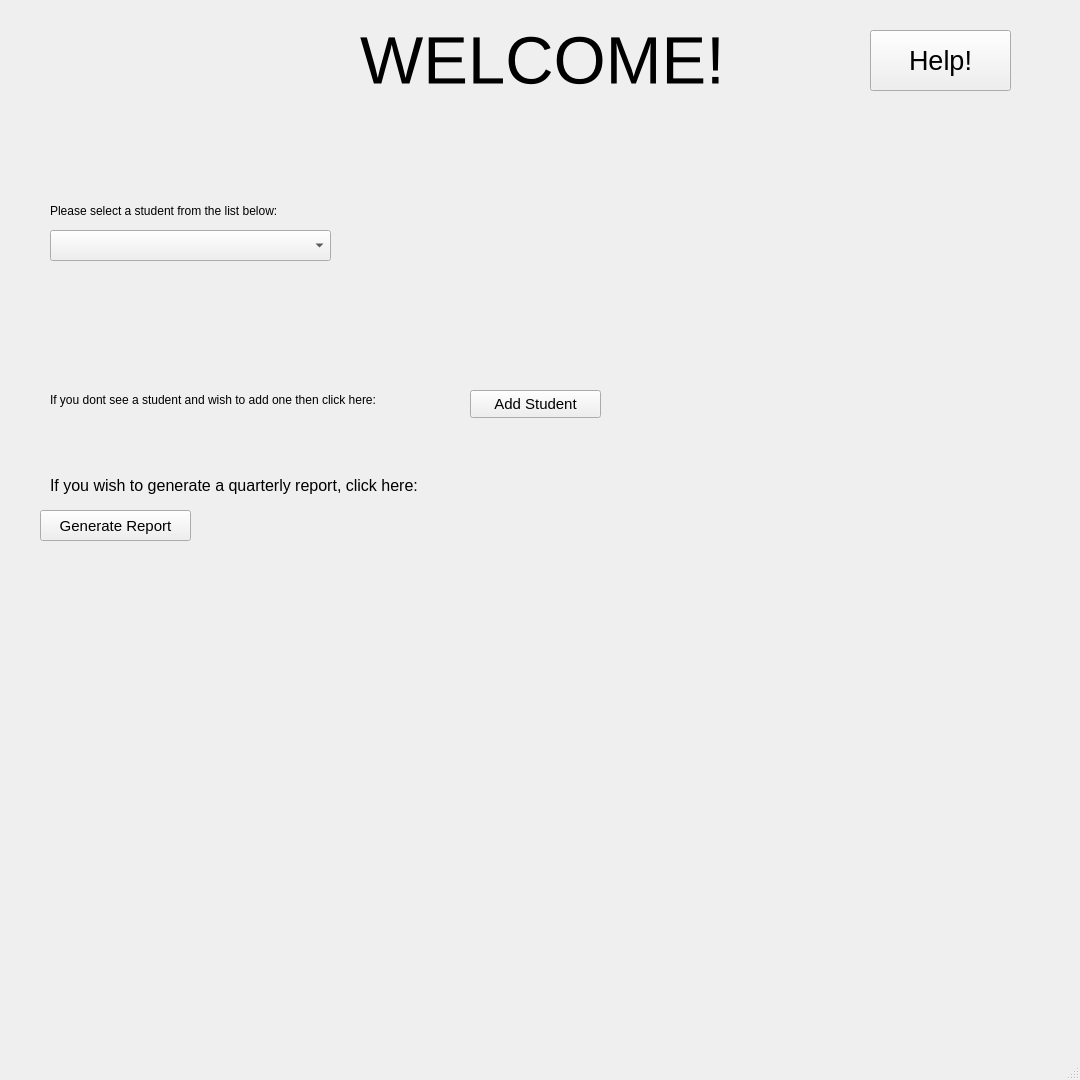
<?xml version="1.0" encoding="UTF-8"?>
<ui version="4.0">
 <class>MainWindow</class>
 <widget class="QMainWindow" name="MainWindow">
  <property name="geometry">
   <rect>
    <x>0</x>
    <y>0</y>
    <width>1080</width>
    <height>1080</height>
   </rect>
  </property>
  <property name="font">
   <font>
    <pointsize>11</pointsize>
   </font>
  </property>
  <property name="windowTitle">
   <string>MainWindow</string>
  </property>
  <widget class="QWidget" name="centralwidget">
   <widget class="QStackedWidget" name="stackedWidget">
    <property name="geometry">
     <rect>
      <x>0</x>
      <y>0</y>
      <width>1081</width>
      <height>1081</height>
     </rect>
    </property>
    <property name="currentIndex">
     <number>0</number>
    </property>
    <widget class="QWidget" name="page">
     <widget class="QLabel" name="label">
      <property name="geometry">
       <rect>
        <x>360</x>
        <y>10</y>
        <width>401</width>
        <height>101</height>
       </rect>
      </property>
      <property name="font">
       <font>
        <pointsize>50</pointsize>
       </font>
      </property>
      <property name="text">
       <string>WELCOME!</string>
      </property>
     </widget>
     <widget class="QPushButton" name="pushButton">
      <property name="geometry">
       <rect>
        <x>870</x>
        <y>30</y>
        <width>141</width>
        <height>61</height>
       </rect>
      </property>
      <property name="font">
       <font>
        <pointsize>20</pointsize>
       </font>
      </property>
      <property name="text">
       <string>Help!</string>
      </property>
     </widget>
     <widget class="QStackedWidget" name="stackedWidget_2">
      <property name="geometry">
       <rect>
        <x>40</x>
        <y>180</y>
        <width>971</width>
        <height>241</height>
       </rect>
      </property>
      <widget class="QWidget" name="page_3">
       <widget class="QLabel" name="label_2">
        <property name="geometry">
         <rect>
          <x>10</x>
          <y>10</y>
          <width>421</width>
          <height>41</height>
         </rect>
        </property>
        <property name="font">
         <font>
          <pointsize>9</pointsize>
         </font>
        </property>
        <property name="text">
         <string>Please select a student from the list below:</string>
        </property>
       </widget>
       <widget class="QComboBox" name="comboBox">
        <property name="geometry">
         <rect>
          <x>10</x>
          <y>50</y>
          <width>281</width>
          <height>31</height>
         </rect>
        </property>
       </widget>
       <widget class="QLabel" name="label_3">
        <property name="geometry">
         <rect>
          <x>10</x>
          <y>210</y>
          <width>411</width>
          <height>20</height>
         </rect>
        </property>
        <property name="font">
         <font>
          <pointsize>9</pointsize>
         </font>
        </property>
        <property name="text">
         <string>If you dont see a student and wish to add one then click here:</string>
        </property>
       </widget>
       <widget class="QPushButton" name="pushButton_2">
        <property name="geometry">
         <rect>
          <x>430</x>
          <y>210</y>
          <width>131</width>
          <height>28</height>
         </rect>
        </property>
        <property name="text">
         <string>Add Student</string>
        </property>
       </widget>
      </widget>
      <widget class="QWidget" name="page_4"/>
     </widget>
     <widget class="QLabel" name="label_4">
      <property name="geometry">
       <rect>
        <x>50</x>
        <y>450</y>
        <width>491</width>
        <height>71</height>
       </rect>
      </property>
      <property name="font">
       <font>
        <pointsize>12</pointsize>
       </font>
      </property>
      <property name="text">
       <string>If you wish to generate a quarterly report, click here:</string>
      </property>
     </widget>
     <widget class="QPushButton" name="pushButton_3">
      <property name="geometry">
       <rect>
        <x>40</x>
        <y>510</y>
        <width>151</width>
        <height>31</height>
       </rect>
      </property>
      <property name="text">
       <string>Generate Report</string>
      </property>
     </widget>
    </widget>
    <widget class="QWidget" name="page_2">
     <widget class="QLabel" name="label_5">
      <property name="geometry">
       <rect>
        <x>430</x>
        <y>30</y>
        <width>231</width>
        <height>91</height>
       </rect>
      </property>
      <property name="font">
       <font>
        <pointsize>30</pointsize>
       </font>
      </property>
      <property name="text">
       <string>Help Page</string>
      </property>
     </widget>
     <widget class="QLabel" name="label_6">
      <property name="geometry">
       <rect>
        <x>90</x>
        <y>150</y>
        <width>671</width>
        <height>51</height>
       </rect>
      </property>
      <property name="text">
       <string>Contact creators here for any questions or issues you may have:</string>
      </property>
     </widget>
     <widget class="QLabel" name="label_7">
      <property name="geometry">
       <rect>
        <x>90</x>
        <y>195</y>
        <width>211</width>
        <height>31</height>
       </rect>
      </property>
      <property name="text">
       <string>psingh@bluevalleyk12.net</string>
      </property>
     </widget>
     <widget class="QLabel" name="label_8">
      <property name="geometry">
       <rect>
        <x>90</x>
        <y>225</y>
        <width>191</width>
        <height>31</height>
       </rect>
      </property>
      <property name="text">
       <string>kkli@bluevalleyk12.net</string>
      </property>
     </widget>
    </widget>
   </widget>
  </widget>
  <widget class="QStatusBar" name="statusbar"/>
 </widget>
 <resources/>
 <connections/>
</ui>
